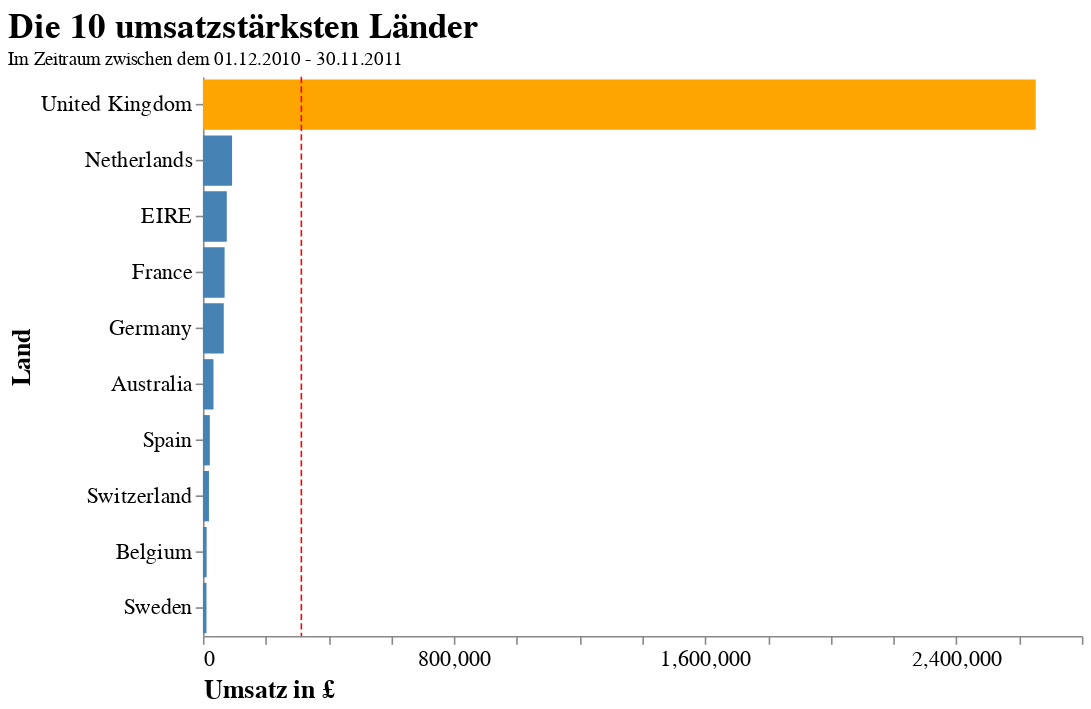

The notebook cell saved with this chart:
### Code cell
# Filter nach den umsatzstärksten Ländern
df_plot = df.groupby("Country").sum().sort_values(["TotalPrice"], ascending=False)[:10]
df_plot["Country"] = df_plot.index


# Visualisierung der umsatzstärksten Kunden
chart_co1 = alt.Chart(df_plot).mark_bar().encode(
    x=alt.X("TotalPrice",
            axis=alt.Axis(title="Umsatz in £", 
                          labelAngle=0,
                          titleAnchor="start",
                          grid=False)),
    y=alt.Y("Country",
            sort="-x", 
            axis=alt.Axis(title = "Land",
                          titleAnchor="middle")),
    color=alt.condition(
        alt.FieldOneOfPredicate("Country", ["United Kingdom"]),
        alt.value("orange"),     
        alt.value("steelblue")     
    )
).properties(
    title={"text":["Die 10 umsatzstärksten Länder"], "subtitle":["Im Zeitraum zwischen dem 01.12.2010 - 30.11.2011"]},
    width=550,
    height=350
)

rule = alt.Chart(
    pd.DataFrame({'x':[313526.745]})
).mark_rule(color='red', strokeDash=[4, 2]).encode(
    x='x'
)

alt.layer(chart_co1 + rule).configure_view(
    strokeWidth=0
).configure_title(
    fontSize=22,
    font="Arial",
    color="black",
    anchor="start"
).configure_axis(
    labelFont="Arial",
    titleFont="Arial",
    labelFontSize=14,
    titleFontSize=16
)

### Figure 1 — Vega-Lite specification as saved in the notebook (floating-point values rounded to 4 significant figures)
{"config": {"view": {"continuousWidth": 400, "continuousHeight": 300, "strokeWidth": 0}, "axis": {"labelFont": "Arial", "labelFontSize": 14, "titleFont": "Arial", "titleFontSize": 16}, "title": {"anchor": "start", "color": "black", "font": "Arial", "fontSize": 22}}, "layer": [{"layer": [{"data": {"name": "data-c3797f6b9359a9573fdbad1528e4443e"}, "mark": "bar", "encoding": {"color": {"condition": {"value": "orange", "test": {"field": "Country", "oneOf": ["United Kingdom"]}}, "value": "steelblue"}, "x": {"axis": {"grid": false, "labelAngle": 0, "title": "Umsatz in £", "titleAnchor": "start"}, "field": "TotalPrice", "type": "quantitative"}, "y": {"axis": {"title": "Land", "titleAnchor": "middle"}, "field": "Country", "sort": "-x", "type": "nominal"}}, "height": 350, "title": {"text": ["Die 10 umsatzstärksten Länder"], "subtitle": ["Im Zeitraum zwischen dem 01.12.2010 - 30.11.2011"]}, "width": 550}, {"data": {"name": "data-5ae8fa99b0eb3cd5b6a8ab14b9e7d7df"}, "mark": {"type": "rule", "color": "red", "strokeDash": [4, 2]}, "encoding": {"x": {"field": "x", "type": "quantitative"}}}]}], "$schema": "https://vega.github.io/schema/vega-lite/v4.17.0.json", "datasets": {"data-c3797f6b9359a9573fdbad1528e4443e": [{"Quantity": 1353061, "UnitPrice": 530000.0, "CustomerID": 1940000000.0, "TotalPrice": 2653000.0, "Country": "United Kingdom"}, {"Quantity": 66368, "UnitPrice": 1621.0, "CustomerID": 10390000.0, "TotalPrice": 92790.0, "Country": "Netherlands"}, {"Quantity": 41084, "UnitPrice": 9064.0, "CustomerID": 32280000.0, "TotalPrice": 75930.0, "Country": "EIRE"}, {"Quantity": 40162, "UnitPrice": 8376.0, "CustomerID": 38380000.0, "TotalPrice": 68970.0, "Country": "France"}, {"Quantity": 39208, "UnitPrice": 8857.0, "CustomerID": 40240000.0, "TotalPrice": 66310.0, "Country": "Germany"}, {"Quantity": 17358, "UnitPrice": 895.2, "CustomerID": 3728000.0, "TotalPrice": 33600.0, "Country": "Australia"}, {"Quantity": 10561, "UnitPrice": 3355.0, "CustomerID": 12780000.0, "TotalPrice": 21920.0, "Country": "Spain"}, {"Quantity": 11594, "UnitPrice": 1923.0, "CustomerID": 8579000.0, "TotalPrice": 19180.0, "Country": "Switzerland"}, {"Quantity": 6406, "UnitPrice": 1874.0, "CustomerID": 6883000.0, "TotalPrice": 11720.0, "Country": "Belgium"}, {"Quantity": 11194, "UnitPrice": 289.5, "CustomerID": 2225000.0, "TotalPrice": 11250.0, "Country": "Sweden"}], "data-5ae8fa99b0eb3cd5b6a8ab14b9e7d7df": [{"x": 313500.0}]}}
